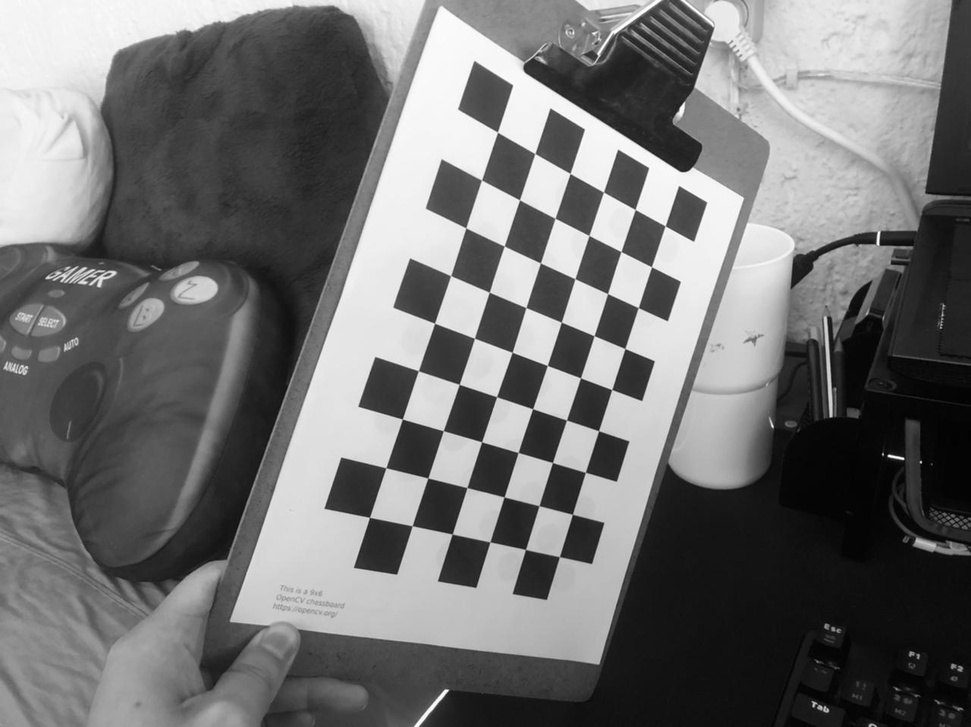
#> input picture calImages/1.jpeg, 971 x 727 px, shrunk from 1280 x 958 before the run; its folder holds only this picture in this run
$ python calibration.py
#> lines starting #> are read from the running program, lines starting #| are printed output that depends on the picture; after the words box and inside, x2 and y2 are one past the last pixel; in counts of white or black regions, pixels touching at a corner belong together; long printed decimals are rounded
import numpy as np
import cv2 as cv
import glob

def get_k_calibration():
	print('[INF] Images to be used for calibration:')
	images = glob.glob('calImages/*.jpeg')
	print(images)

	# Prepare object points, like (0,0,0), (1,0,0), (2,0,0) ....,(6,5,0)
	objp = np.zeros((6*9,3), np.float32)
	objp[:,:2] = np.mgrid[0:9,0:6].T.reshape(-1,2)

	# Arrays to store object points and image points from all the images.
	objpoints = [] # 3d point in real world space
	imgpoints = [] # 2d points in image plane.
	filenames = []

	# Termination criteria (for spotting the corners in the chessboard )
	criteria = (cv.TERM_CRITERIA_EPS + cv.TERM_CRITERIA_MAX_ITER, 30, 0.001)

	for fname in images:
	    # Read the file
	    img = cv.imread(fname)
#> img is the input picture: shape (727, 971, 3); min 0, max 255, mean 113.7

	    # Convert it to gray
	    gray = cv.cvtColor(img, cv.COLOR_BGR2GRAY)

	    # Find the chess board corners
	    ret, corners = cv.findChessboardCorners(gray, (9,6), None) # Cambiar para los circulos
#> ret = True; corners = 54 rows, first 8: [665.2, 225.9], [651.5, 266.8], [638.3, 307.5], [624.9, 348.6], [611.7, 389.5], [598.5, 430.7], [585.4, 472.3], [572.4, 514.3]

	    # If found, add object points, image points (after refining them)
	    if ret == True:
	        filenames.append(fname)
	        objpoints.append(objp)
	        corners2 = cv.cornerSubPix(gray,corners, (11,11), (-1,-1), criteria)
#> corners2 = 54 rows, first 8: [665.2, 225.8], [651.5, 266.8], [638.2, 307.6], [624.9, 348.5], [611.7, 389.5], [598.6, 430.7], [585.3, 472.3], [572.4, 514.3]
	        imgpoints.append(corners2)
	        # Draw and display the corners
	        cv.drawChessboardCorners(img, (9,6), corners2, ret)
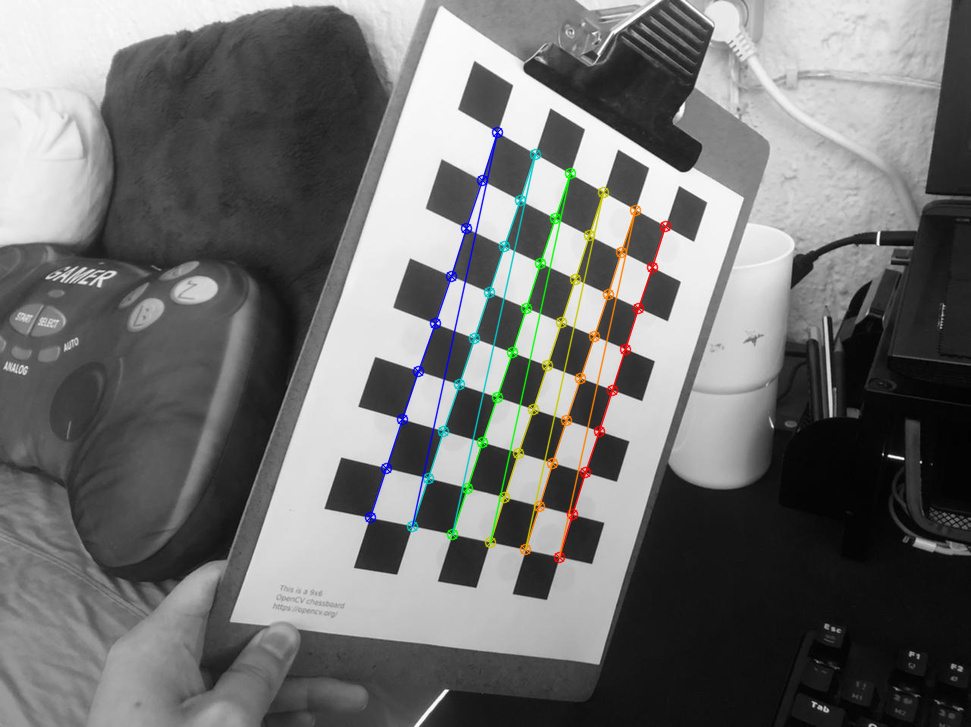
#> img: shape (727, 971, 3); 2.28% of pixels changed, all inside (x1, y1, x2, y2) = (364, 126, 672, 564)
	        cv.imshow('Image', img)
	        # cv.waitKey(-1)
	    else:
	        print("[ERR] Could not perform the detection")

	cv.destroyAllWindows()

	rms_error, K, dist, rvecs, tvecs = cv.calibrateCamera(objpoints, imgpoints, gray.shape[::-1], None, None)
#> rms_error = 0.319; K = [[916.5, 0, 467.5], [0, 872.9, 367.5], [0, 0, 1]]; dist = [[0.404, -5.44, -0.00326, -0.00179, 41.51]]; rvecs = ([-0.487, -0.54, 1.83],); tvecs = ([4.38, -3.3, 20.65],)

	return K

if __name__ == '__main__':
	K = get_k_calibration()
#> K = [[916.5, 0, 467.5], [0, 872.9, 367.5], [0, 0, 1]]
	print(K)
#| [[916.476   0.         467.472]
#|  [  0.         872.939  367.453]
#|  [  0.           0.           1.        ]]

$ run again, on calImages/13.jpeg
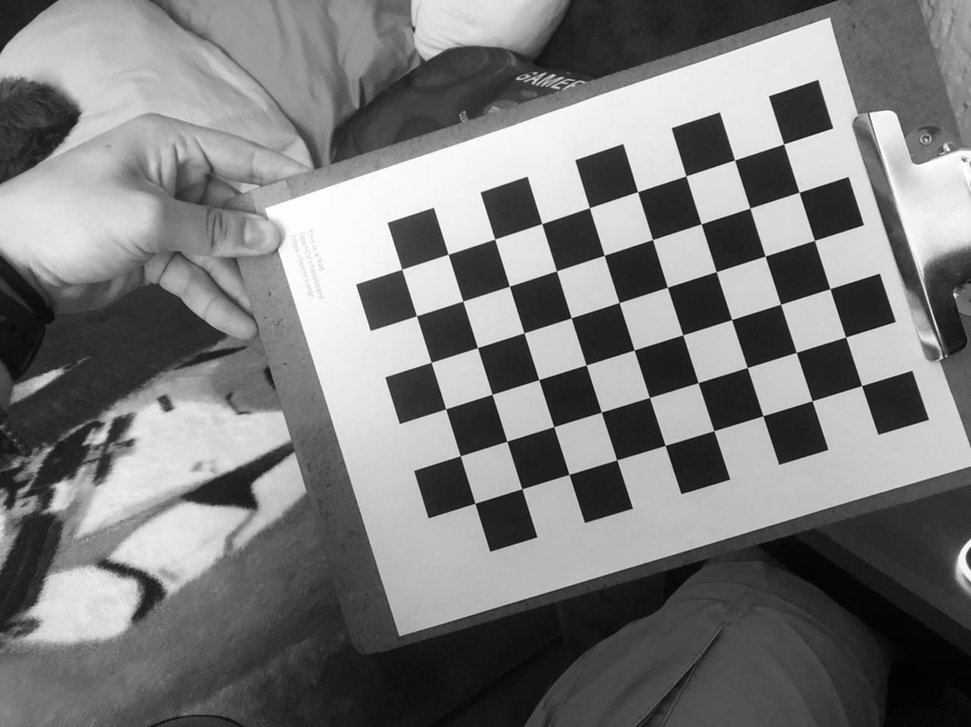
#> input picture calImages/13.jpeg, 971 x 727 px, shrunk from 1280 x 958 before the run
#> in get_k_calibration, img is the input picture: shape (727, 971, 3); min 0, max 255, mean 123
#> ret = True; corners = 54 rows, first 8: [861.6, 385.5], [812.2, 400.7], [762.9, 415.8], [713.9, 430.6], [665.1, 445.4], [616.7, 459.8], [569, 474.3], [521.9, 488.8]
#> corners2 = 54 rows, first 8: [861.6, 385.6], [812.1, 400.7], [762.9, 415.8], [713.8, 430.7], [665.2, 445.4], [616.7, 459.9], [569.1, 474.4], [521.8, 488.8]
#> in get_k_calibration, `cv.drawChessboardCorners(img, (9,6), corners2, ret)`:
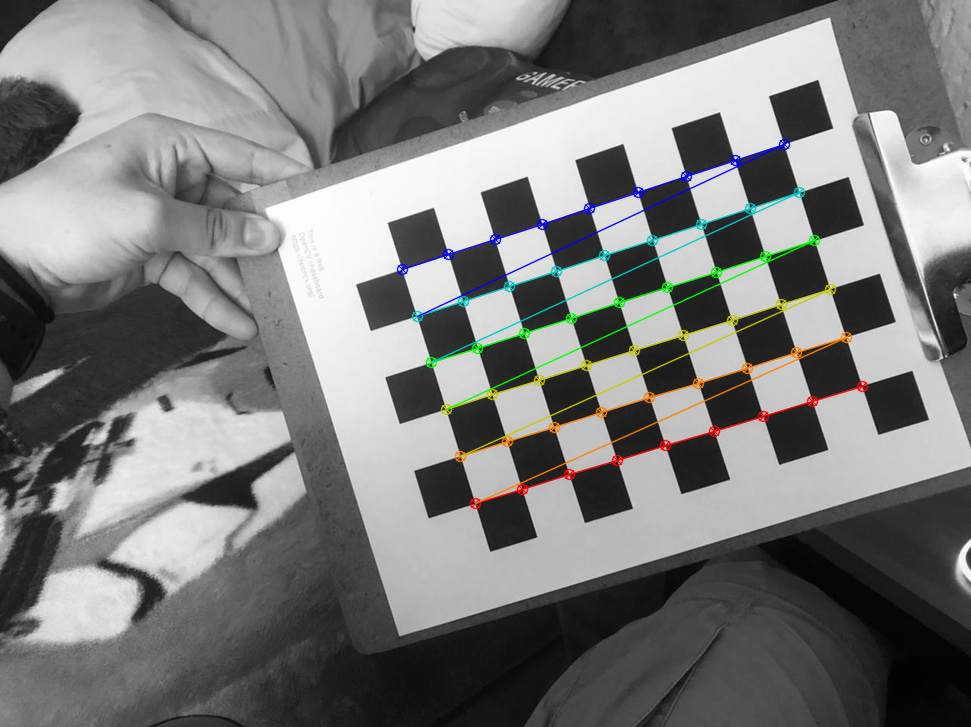
#> img: shape (727, 971, 3); 2.37% of pixels changed, all inside (x1, y1, x2, y2) = (396, 138, 869, 510)
#> in get_k_calibration, `rms_error, K, dist, rvecs, tvecs = cv.calibrateCamera(objpoints, imgpo..`: rms_error = 0.0892; K = [[751.8, 0, 447.6], [0, 755.4, 364.5], [0, 0, 1]]; dist = [[0.29, -1.14, 0.0004, -0.00488, 1.72]]; rvecs = ([0.0509, 0.0175, 2.84],); tvecs = ([8.19, 0.412, 15.19],)
#> `K = get_k_calibration()`: K = [[751.8, 0, 447.6], [0, 755.4, 364.5], [0, 0, 1]]
#| [[751.782   0.         447.587]
#|  [  0.         755.353  364.529]
#|  [  0.           0.           1.        ]]

$ run again, on calImages/14.jpeg
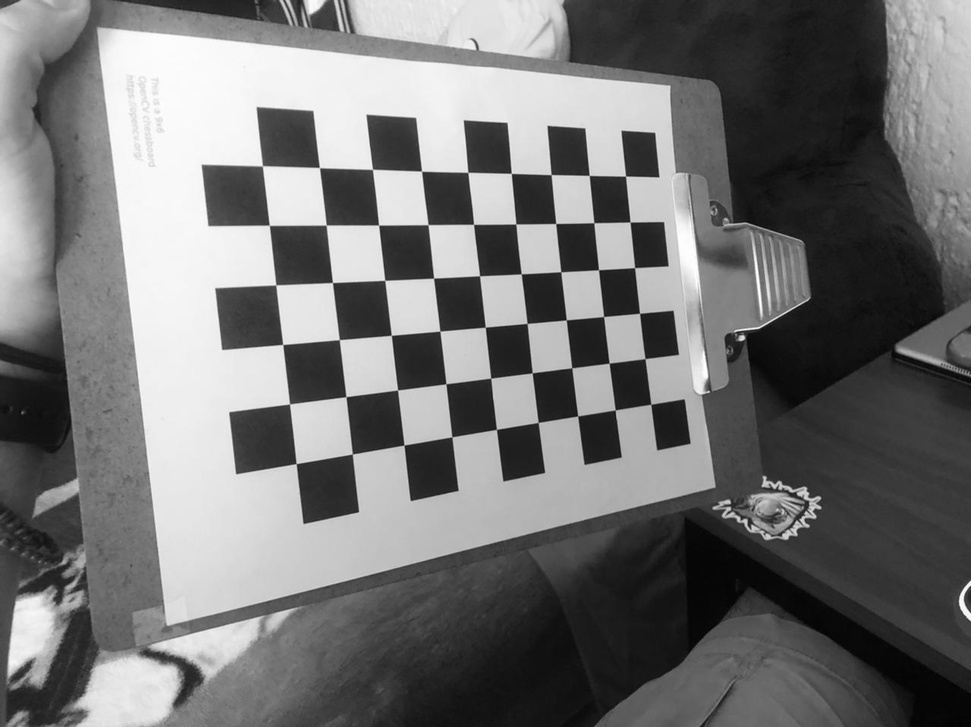
#> input picture calImages/14.jpeg, 971 x 727 px, shrunk from 1280 x 958 before the run
#> in get_k_calibration, img is the input picture: shape (727, 971, 3); min 0, max 255, mean 115.8
#> ret = True; corners = 54 rows, first 8: [650.8, 404.2], [615.2, 409.9], [577.7, 415.9], [538.2, 422.4], [496.5, 429.3], [451.9, 436.9], [403.9, 445.1], [352.3, 454]
#> corners2 = 54 rows, first 8: [650.8, 404.3], [615.1, 410], [577.7, 416], [538.2, 422.4], [496.5, 429.4], [451.8, 436.8], [404, 445.1], [352.3, 454]
#> in get_k_calibration, `cv.drawChessboardCorners(img, (9,6), corners2, ret)`:
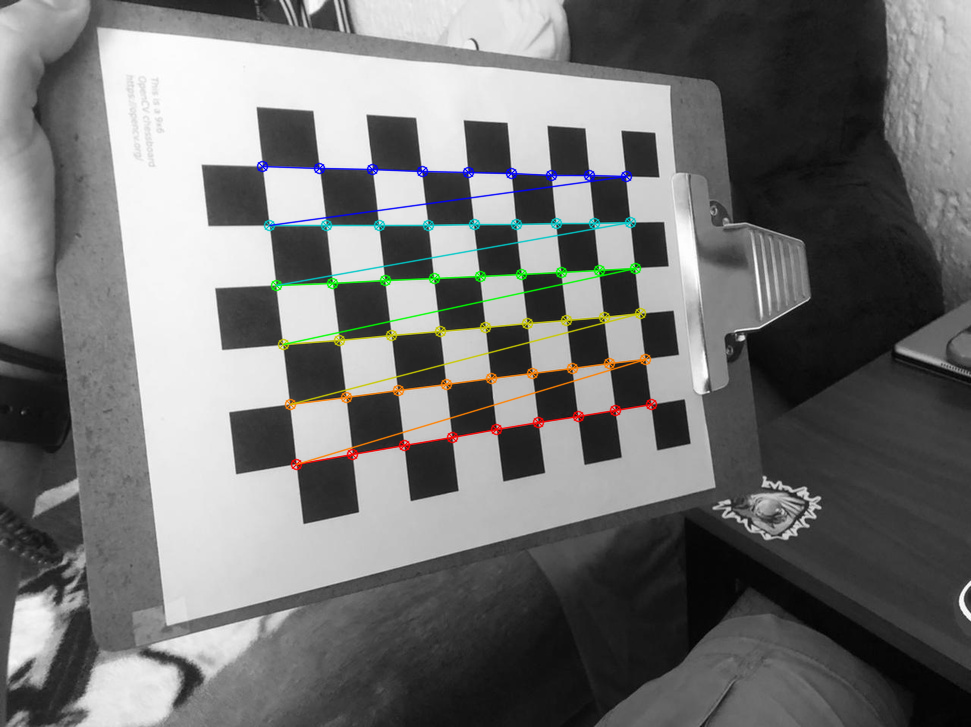
#> img: shape (727, 971, 3); 2.27% of pixels changed, all inside (x1, y1, x2, y2) = (256, 160, 658, 471)
#> in get_k_calibration, `rms_error, K, dist, rvecs, tvecs = cv.calibrateCamera(objpoints, imgpo..`: rms_error = 0.259; K = [[924.2, 0, 510.3], [0, 888.7, 344.7], [0, 0, 1]]; dist = [[0.487, -4.49, -0.00136, 0.0194, 16.29]]; rvecs = ([-0.952, 0.0564, 2.89],); tvecs = ([2.93, 1.3, 19.72],)
#> `K = get_k_calibration()`: K = [[924.2, 0, 510.3], [0, 888.7, 344.7], [0, 0, 1]]
#| [[924.156   0.         510.287]
#|  [  0.         888.731 344.673]
#|  [  0.           0.           1.        ]]

$ run again, on calImages/15.jpeg
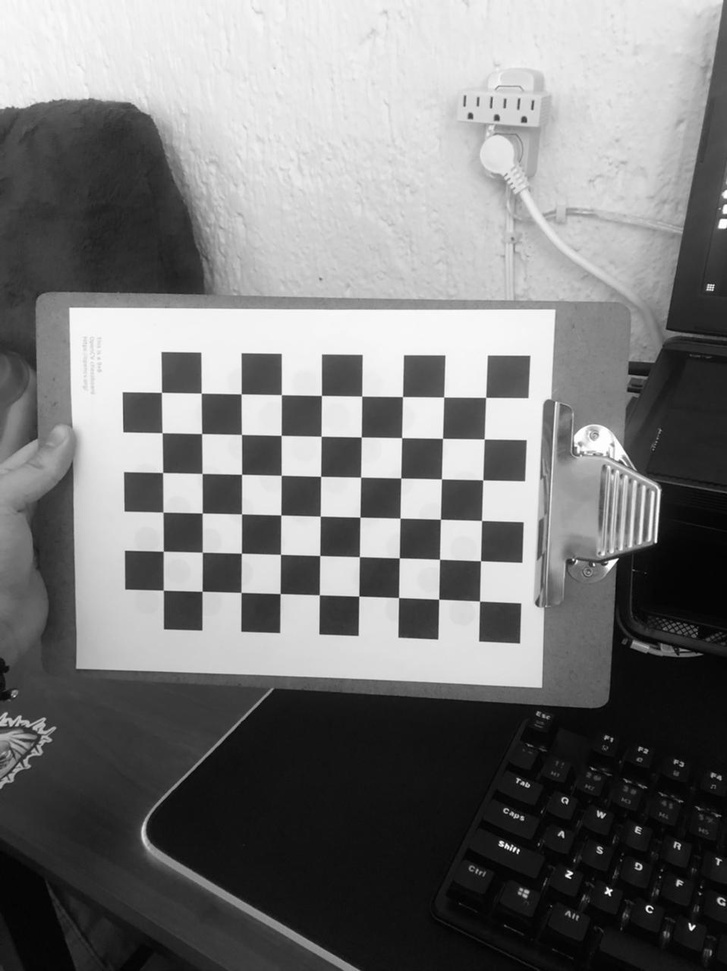
#> input picture calImages/15.jpeg, 727 x 971 px, shrunk from 958 x 1280 before the run
#> in get_k_calibration, img is the input picture: shape (971, 727, 3); min 0, max 255, mean 121.4
#> ret = True; corners = 54 rows, first 8: [479.6, 601.2], [438.7, 599.2], [398.6, 597.5], [358.8, 596.1], [319.3, 594.9], [280.2, 593.5], [241, 592.5], [202.1, 591.3]
#> corners2 = 54 rows, first 8: [479.5, 601], [438.7, 599.2], [398.6, 597.5], [358.8, 596.1], [319.4, 594.8], [280.1, 593.6], [241, 592.4], [202.1, 591.3]
#> in get_k_calibration, `cv.drawChessboardCorners(img, (9,6), corners2, ret)`:
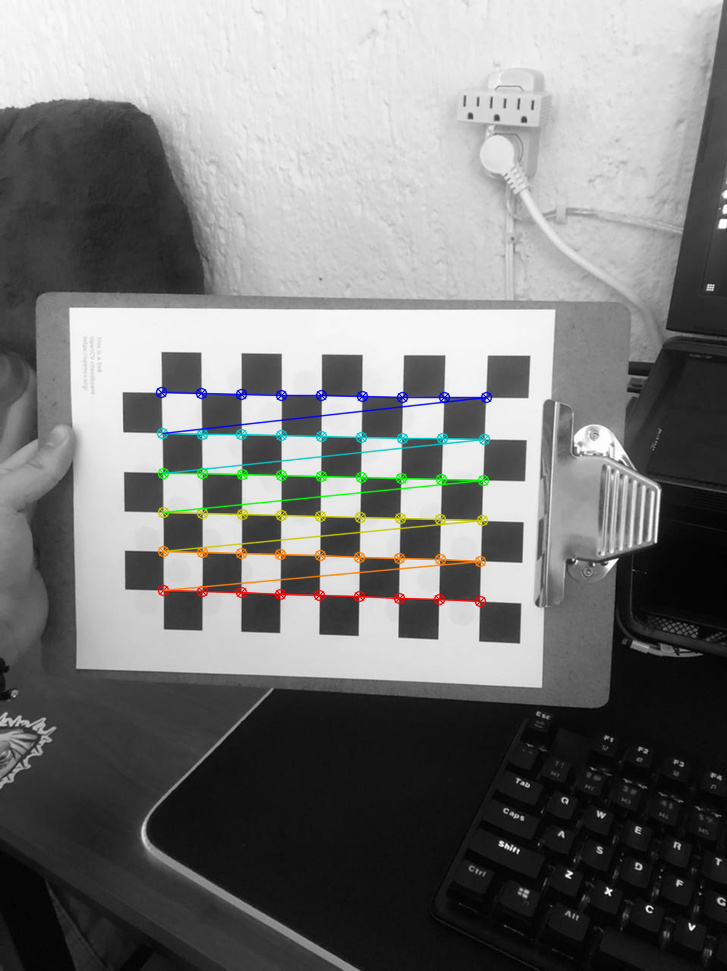
#> img: shape (971, 727, 3); 2.08% of pixels changed, all inside (x1, y1, x2, y2) = (155, 386, 493, 608)
#> in get_k_calibration, `rms_error, K, dist, rvecs, tvecs = cv.calibrateCamera(objpoints, imgpo..`: rms_error = 0.0931; K = [[541, 0, 388.2], [0, 540.2, 477.4], [0, 0, 1]]; dist = [[0.12, -0.164, -0.000686, 0.00486, 0.0325]]; rvecs = ([-0.0929, 0.105, -3.12],); tvecs = ([2.25, 3.06, 13.48],)
#> `K = get_k_calibration()`: K = [[541, 0, 388.2], [0, 540.2, 477.4], [0, 0, 1]]
#| [[540.993   0.         388.186]
#|  [  0.         540.162 477.359 ]
#|  [  0.           0.           1.        ]]

$ run again, on calImages/10.jpeg
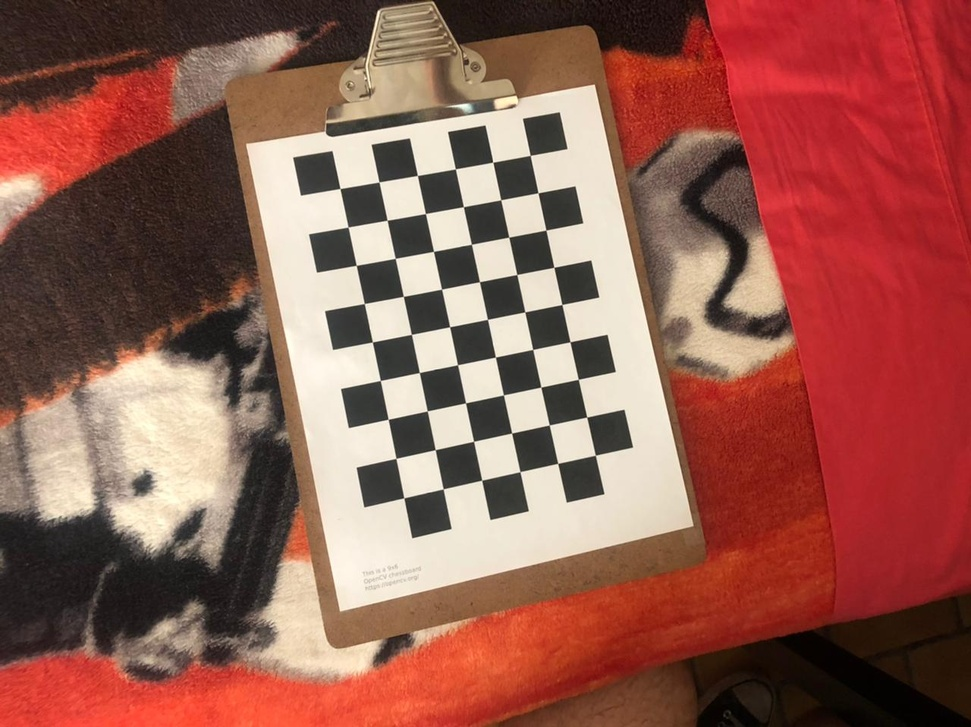
#> input picture calImages/10.jpeg, 971 x 727 px, shrunk from 1280 x 958 before the run
#> in get_k_calibration, img is the input picture: shape (727, 971, 3); mean B, G, R 81.5, 92.6, 147.7
#> in get_k_calibration, `gray = cv.cvtColor(img, cv.COLOR_BGR2GRAY)`:
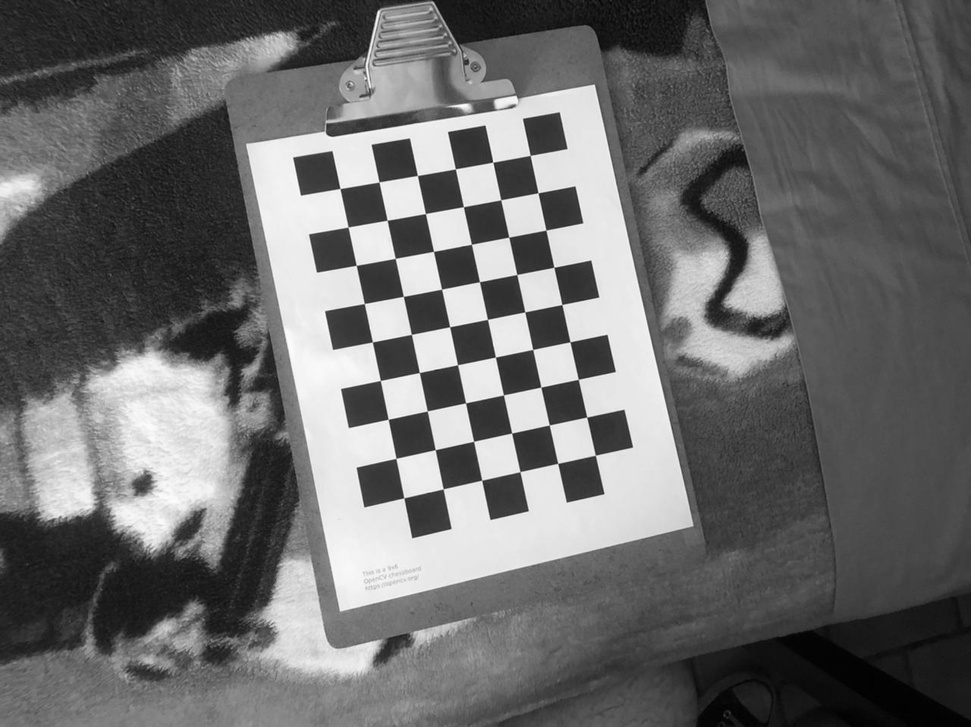
#> gray: shape (727, 971); min 0, max 254, mean 107.8
#> ret = True; corners = 54 rows, first 8: [530.3, 155.4], [538, 192.8], [545.9, 230.1], [553.8, 267.3], [561.9, 304.5], [570, 341.8], [578.4, 379.4], [586.7, 417.1]
#> corners2 = 54 rows, first 8: [530.2, 155.4], [538, 192.8], [545.9, 230.1], [553.8, 267.3], [561.9, 304.5], [570, 341.8], [578.3, 379.3], [586.7, 417.1]
#> in get_k_calibration, `cv.drawChessboardCorners(img, (9,6), corners2, ret)`:
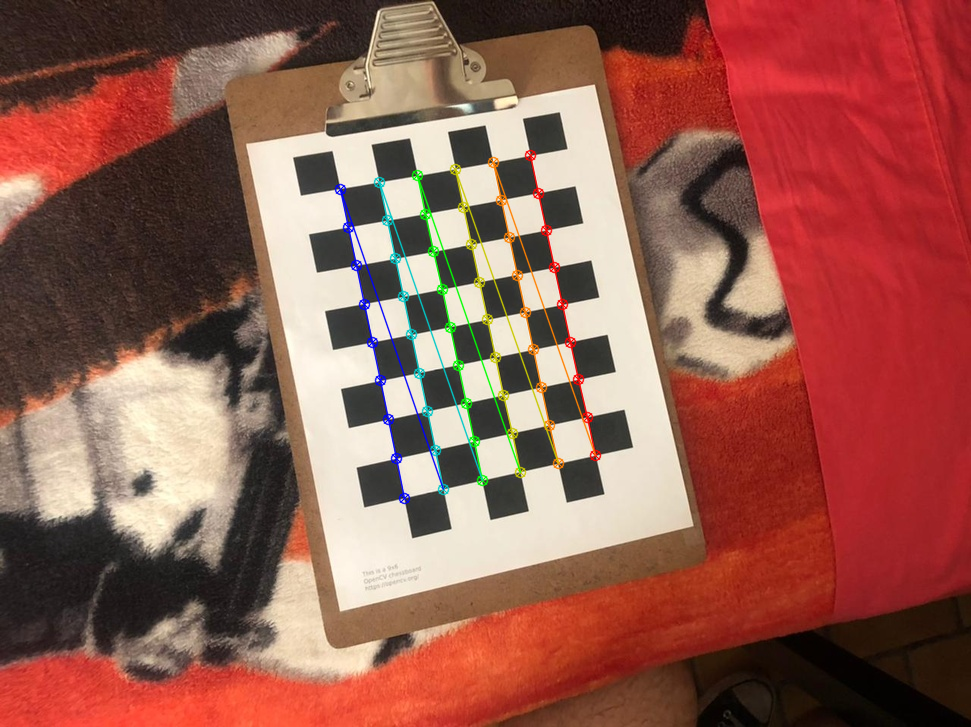
#> img: shape (727, 971, 3); 1.99% of pixels changed, all inside (x1, y1, x2, y2) = (334, 149, 602, 505)
#> in get_k_calibration, `rms_error, K, dist, rvecs, tvecs = cv.calibrateCamera(objpoints, imgpo..`: rms_error = 0.0825; K = [[773.7, 0, 497.6], [0, 776.1, 385.3], [0, 0, 1]]; dist = [[0.244, -0.779, 0.00646, 0.00375, 2.74]]; rvecs = ([-0.132, -0.0274, 1.36],); tvecs = ([0.843, -6.02, 20.54],)
#> `K = get_k_calibration()`: K = [[773.7, 0, 497.6], [0, 776.1, 385.3], [0, 0, 1]]
#| [[773.701   0.         497.635  ]
#|  [  0.         776.069 385.336]
#|  [  0.           0.           1.        ]]
